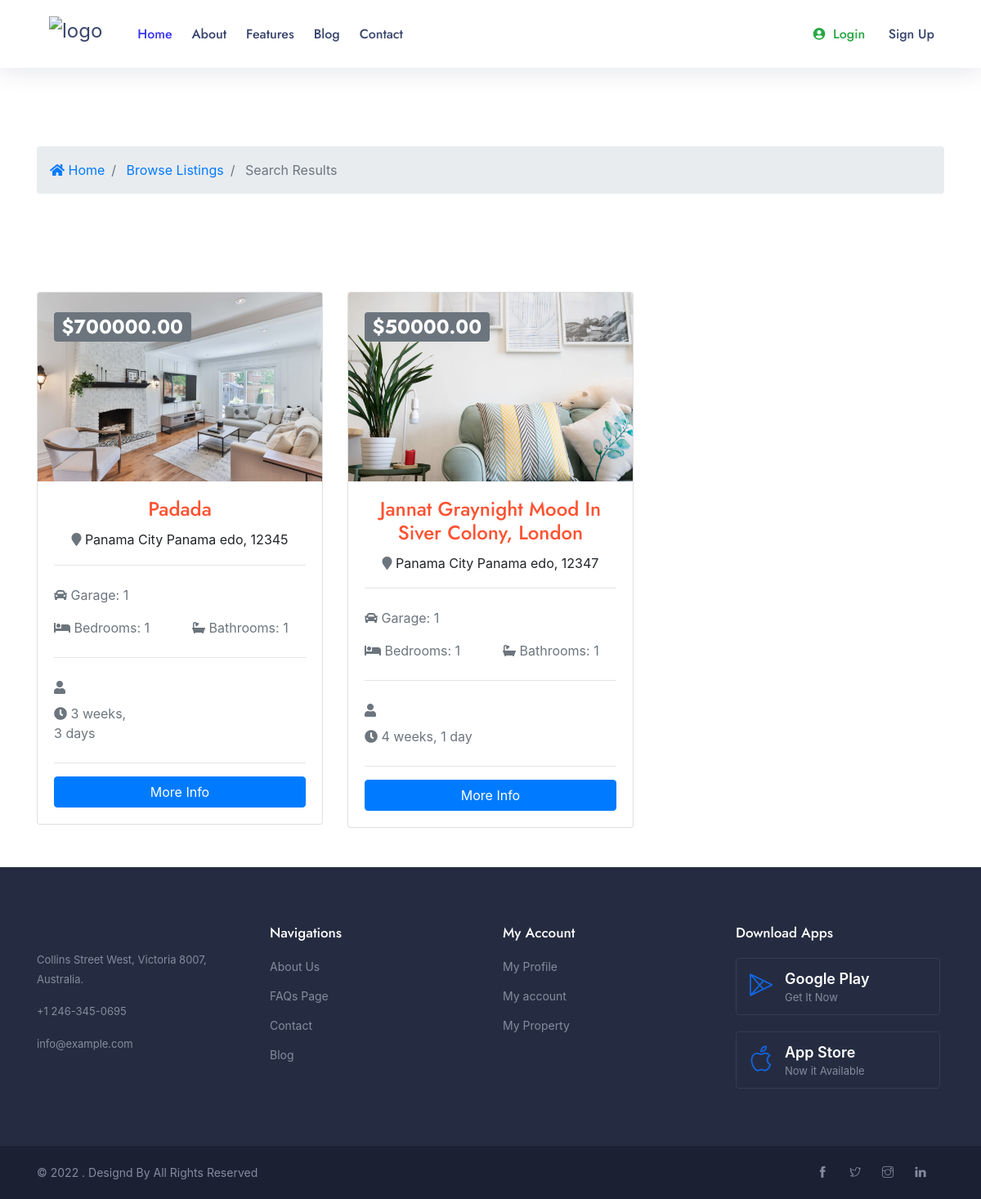
The app's page /search/, older data.
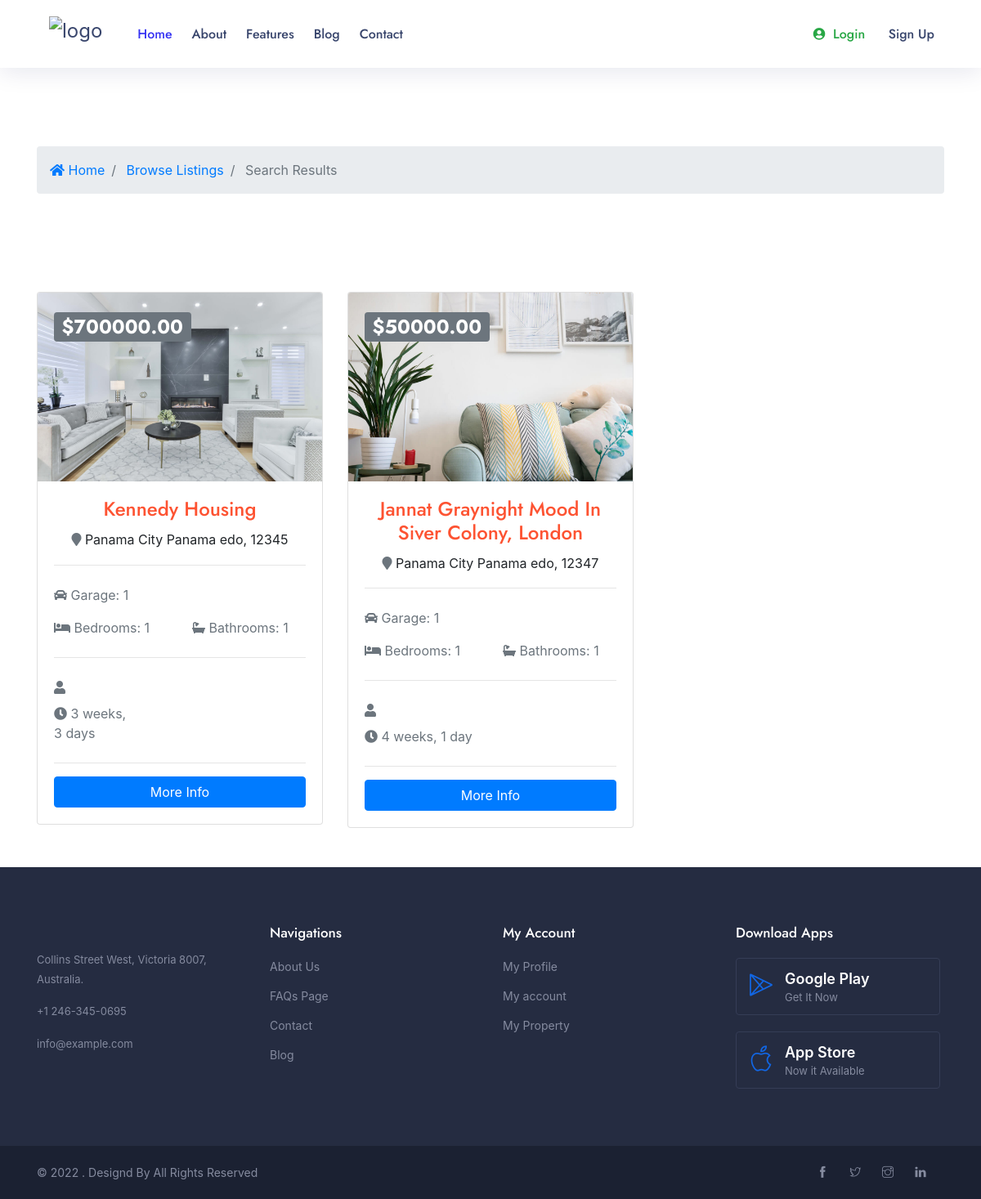
The same page, newer data.
### real/models.py (models this page shows, shortened)
class Listing(models.Model):
    listing_user = models.ForeignKey(CustomUser, related_name='listing_user' ,on_delete=models.CASCADE)
    title = models.CharField(max_length=225)
    status = models.CharField(max_length=225)
    property_type = models.CharField(max_length=225)
    price = models.DecimalField(max_digits=10 ,decimal_places=2)
    area = models.CharField(max_length=225)
    bedrooms = models.CharField(max_length=225)
    bathrooms = models.CharField(max_length=225)
    address = models.CharField(max_length=225)
    city = models.CharField(max_length=100)
    state = models.CharField(max_length=100)
    zipcode = models.CharField(max_length=100)
    description = models.TextField()
    building_Age = models.CharField(max_length=225 ,blank=True, null=True)
    garage = models.CharField(default=0,max_length=225 ,blank=True, null=True)
    Rooms = models.CharField(max_length=225 ,blank=True, null=True)
    sqft = models.CharField(max_length=225)
    image = models.FileField(upload_to='images/photos')
    photo_1 = models.ImageField(upload_to='images/photos', blank=True, null=True)
    photo_2 = models.ImageField(upload_to='images/photos', blank=True, null=True)
    photo_3 = models.ImageField(upload_to='images/photos', blank=True, null=True)
    list_date = models.DateTimeField(default=datetime.now, blank=True)
    is_published = models.BooleanField(default=True)
    slug = models.SlugField(default='', null=True, blank=True)

### real/views.py (the view)
# urls.py: path('search/', views.search, name='search'),
def search(request):
    queryset_list = Listing.objects.order_by('-list_date')
    if 'address' in request.POST:
        address = request.POST['address']
        if address:
            queryset_list = queryset_list.filter(address__icontains=address)
    if 'city' in request.POST:
        city = request.POST['city']
        if city:
            queryset_list = queryset_list.filter(city__iexact=city)
    if 'state' in request.POST:
        state = request.POST['state']
        if state:
            queryset_list = queryset_list.filter(state__iexact=state)
    if 'bedrooms' in request.POST:
        bedrooms = request.POST['bedrooms']
        if bedrooms:
            queryset_list = queryset_list.filter(bedrooms__lte=bedrooms)
    if 'property_type' in request.POST:
        property_type = request.POST['property_type']
        if property_type:
            queryset_list = queryset_list.filter(property_type__lte=property_type)
    if 'price' in request.POST:
        price = request.POST['price']
        if price:
            queryset_list = queryset_list.filter(price__lte=price)
    context = {
        'listings': queryset_list,
    }
    return render(request, 'sarech.html', context)

### template/sarech.html
{%  extends 'include/base.html' %}
{%  load static %}
{%  block body %}
 <section id="bc" class="mt-3">
    <div class="container">
      <nav aria-label="breadcrumb">
        <ol class="breadcrumb">
          <li class="breadcrumb-item">
            <a href="{% url 'index:home' %}">
              <i class="fas fa-home"></i> Home</a>
          </li>
          <li class="breadcrumb-item">
            <a href="">Browse Listings</a>
          </li>
          <li class="breadcrumb-item active"> Search Results</li>
        </ol>
      </nav>
    </div>
  </section>
  <section id="listings" class="py-4">
    <div class="container">
      <div class="row">
          {% if listings %}
      {% for listing in listings %}
      <div class="col-md-6 col-lg-4 mb-4">
          <div class="card listing-preview">
            <img class="card-img-top" src="{{ listing.image.url }}" alt="">
            <div class="card-img-overlay">
              <h2>
                <span class="badge badge-secondary text-white">${{ listing.price }}</span>
              </h2>
            </div>
            <div class="card-body">
              <div class="listing-heading text-center">
                <h4 class="text-primary">{{ listing.title }}</h4>
                <p>
                  <i class="fas fa-map-marker text-secondary"></i> {{ listing.city }} {{ listing.state }}, {{ listing.zipcode}}</p>
              </div>
              <hr>
              <div class="row py-2 text-secondary">
                <div class="col-6">
                  <i class="fas fa-car"></i> Garage: {{ listing.garage }}</div>
              </div>
              <div class="row py-2 text-secondary">
                <div class="col-6">
                  <i class="fas fa-bed"></i> Bedrooms: {{ listing.bedrooms }}</div>
                <div class="col-6">
                  <i class="fas fa-bath"></i> Bathrooms: {{ listing.bathrooms }}</div>
              </div>
              <hr>
              <div class="row py-2 text-secondary">
                <div class="col-12">
                  <i class="fas fa-user"></i> {{ listing.user }}</div>
              </div>
              <div class="row text-secondary pb-2">
                <div class="col-6">
                  <i class="fas fa-clock"></i> {{ listing.list_date | timesince }}</div>
              </div>
              <hr>
              <a href="" class="btn btn-primary btn-block">More Info</a>
            </div>
          </div>
        </div>
      {% endfor %}
    {% else %}
      <div class="col-md-12">
        <p>No listings available</p>
      </div>
    {% endif %}
      </div>
    </div>
  </section>
  {%  endblock  %}

Row changes from the older to the newer data that the page shows:
changed Listing: image: a different picture; title "Padada" → "Kennedy Housing"
